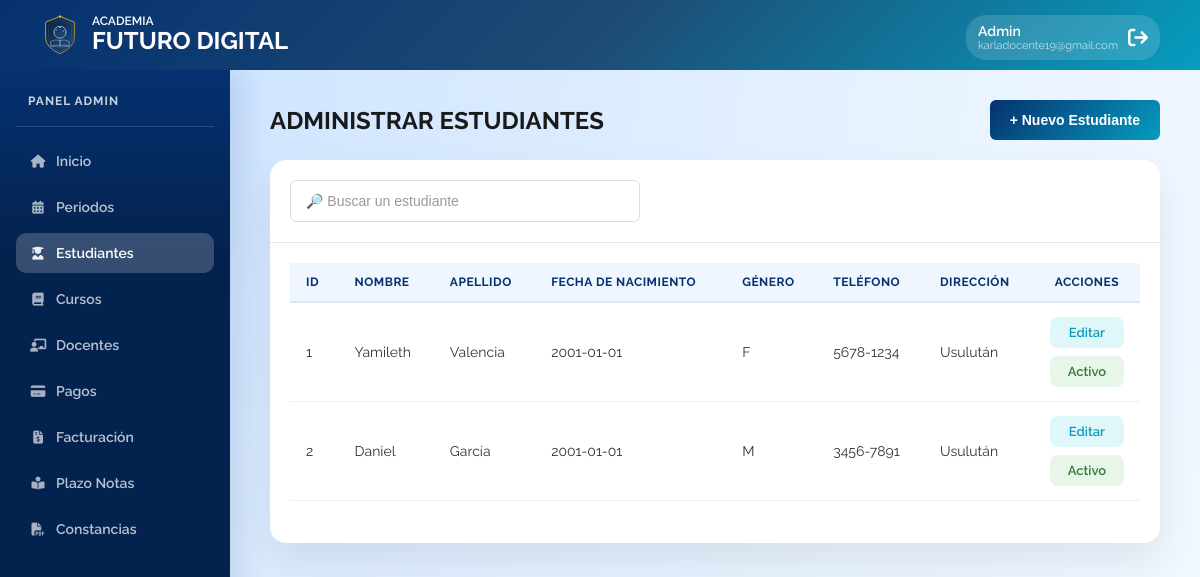
The app's page /admin-estudiantes.php (signed in) with its own data.
### tables this page shows
CREATE TABLE `estudiantes` (
  `id` int PRIMARY KEY NOT NULL AUTO_INCREMENT,
  `usuario_id` int NOT NULL,
  `fecha_nacimiento` date DEFAULT NULL,
  `genero` char(1) DEFAULT NULL,
  `telefono` varchar(20) DEFAULT NULL,
  `direccion` varchar(200) DEFAULT NULL,
  UNIQUE KEY `usuario_id` (`usuario_id`),
  CONSTRAINT `fk_estudiantes_1` FOREIGN KEY (`usuario_id`) REFERENCES `usuarios` (`id`)
);

CREATE TABLE `usuarios` (
  `id` int PRIMARY KEY NOT NULL AUTO_INCREMENT,
  `nombre` varchar(100) NOT NULL,
  `apellido` varchar(100) NOT NULL,
  `correo` varchar(120) NOT NULL,
  `password_hash` varchar(255) NOT NULL,
  `estado` tinyint(1) DEFAULT '1',
  `rol_id` int NOT NULL,
  UNIQUE KEY `correo` (`correo`),
  KEY `rol_id` (`rol_id`),
  CONSTRAINT `fk_usuarios_1` FOREIGN KEY (`rol_id`) REFERENCES `roles` (`id`)
);

### mostrar-tabla-estudiantes.php (the view)
<?php
include('includes/conexion.php');
$sql = "SELECT
    u.id AS usuario_id,
    e.id AS estudiante_id,
    u.nombre,
    u.apellido,
    u.correo,
    u.password_hash,
    u.estado,
    e.fecha_nacimiento,
    e.genero,
    e.telefono,
    e.direccion
    FROM estudiantes e
    INNER JOIN usuarios u ON e.usuario_id = u.id
    WHERE u.rol_id = 2";
$resultado = mysqli_query($conexion, $sql);
if (mysqli_num_rows($resultado) > 0 ){
?>
    <table class="data-table mobile-cards">
        <thead>
            <tr>
                <th>ID</th>
                <th>Nombre</th>
                <th>Apellido</th>
                <th>Fecha de Nacimiento</th>
                <th>Género</th>
                <th>Teléfono</th>
                <th>Dirección</th>
                <th>Acciones</th>
            </tr>
        </thead>
        <tbody>
            <?php while($fila = mysqli_fetch_assoc($resultado)){ ?>
            <tr data-id="<?php echo $fila['usuario_id']; ?>">
                <td data-label="ID"><?php echo $fila['estudiante_id']; ?></td>
                <td data-label="Nombre"><?php echo htmlspecialchars($fila['nombre']); ?></td>
                <td data-label="Apellido"><?php echo htmlspecialchars($fila['apellido']); ?></td>
                <td data-label="Fecha Nac."><?php echo htmlspecialchars($fila['fecha_nacimiento']); ?></td>
                <td data-label="Género"><?php echo htmlspecialchars($fila['genero']); ?></td>
                <td data-label="Teléfono"><?php echo htmlspecialchars($fila['telefono']); ?></td>
                <td data-label="Dirección"><?php echo htmlspecialchars($fila['direccion']); ?></td>
                <td data-label="Acciones" class="acciones-cell">
                    <div class="acciones-texto">
                        <a
                            href="#"
                            class="link-accion abrir-modal-estudiante"
                            data-usuario_id="<?php echo $fila['usuario_id']; ?>"
                            data-estudiante_id="<?php echo $fila['estudiante_id']; ?>"
                            data-nombre="<?php echo htmlspecialchars($fila['nombre']); ?>"
                            data-apellido="<?php echo htmlspecialchars($fila['apellido']); ?>"
                            data-fecha_nacimiento="<?php echo htmlspecialchars($fila['fecha_nacimiento']); ?>"
                            data-genero="<?php echo htmlspecialchars($fila['genero']); ?>"
                            data-telefono="<?php echo htmlspecialchars($fila['telefono']); ?>"
                            data-direccion="<?php echo htmlspecialchars($fila['direccion']); ?>"
                            data-correo="<?php echo htmlspecialchars($fila['correo']); ?>"
                            data-password_hash="<?php echo htmlspecialchars($fila['password_hash']); ?>"
                            data-estado="<?php echo htmlspecialchars($fila['estado']); ?>"
                            onclick="return false;"
                        >
                            Editar
                        </a>
                        <a
                            href="#"
                            class="link-accion btn-toggle-estado <?php echo ($fila['estado'] == 'Activo' || $fila['estado'] == 1) ? 'estado-activo' : 'estado-inactivo'; ?>"
                            data-usuario_id="<?php echo $fila['usuario_id']; ?>"
                        >
                            <?php echo ($fila['estado'] == 'Activo' || $fila['estado'] == 1) ? 'Activo' : 'Inactivo'; ?>
                        </a>
                    </div>
                </td>
            </tr>
            <?php } ?>
        </tbody>
    </table>
<?php
} else {
    echo '<div class="mensaje-vacio">No hay estudiantes registrados.</div>';
}
?>

### css/stylesAdmin.css (style rules this page uses)
:root { --primary-blue: #053170; --secondary-blue: #1D4B73; --accent-teal: #069DBF; --accent-teal-light: #e0f7fa; --accent-teal-hover: #057a96; --bg-main: radial-gradient(circle at top left, #c7e0ff, #eaf4ff, #ffffff); --header-gradient: linear-gradient(135deg, #053170, #1D4B73, #069DBF); --btn-gradient: linear-gradient(135deg, #053170, #069DBF); --danger: #e74c3c; --danger-light: #fee2e2; --success: #27ae60; --success-light: #d1fae5; --success-dark: #065f46; --text-main: #1a1a1a; --text-muted: #666; --border-light: #e5e5e5; --border-focus: #dde3ec; --card-shadow: 0 20px 40px rgba(0, 0, 0, 0.08); --modal-overlay: rgba(5, 49, 112, 0.5); --blue-light: #e0f0ff; }
* { margin: 0; padding: 0; box-sizing: border-box; }
.raleway-all { font-family: "Raleway", sans-serif; font-optical-sizing: auto; font-weight: 400; font-style: normal; }
body { background: var(--bg-main); background-size: 100% 200%; font-family: "Raleway", sans-serif; min-height: 100vh; }
.data-table { width: 100%; border-collapse: collapse; font-size: 14px; }
.data-table thead th { background: #f0f6ff; color: var(--primary-blue); font-weight: 700; font-size: 12px; text-transform: uppercase; letter-spacing: 0.5px; padding: 12px 16px; text-align: left; border-bottom: 2px solid #dde8f5; }
.data-table tbody tr { border-bottom: 1px solid #f0f0f0; transition: background 0.2s; }
.data-table tbody td { padding: 14px 16px; color: #333; vertical-align: middle; white-space: nowrap; overflow-wrap: break-word; }
.data-table thead th:last-child, .data-table tbody td:last-child { text-align: center; white-space: nowrap; }
.link-accion { font-size: 13px; font-weight: 600; text-decoration: none; padding: 8px 14px; border-radius: 8px; transition: all 0.2s; white-space: nowrap; flex-shrink: 0; display: flex; align-items: center; justify-content: center; gap: 6px; }
.acciones-texto { display: flex; flex-direction: column; gap: 8px; align-items: stretch; justify-content: center; }
.link-accion.abrir-modal-estudiante, .link-accion.abrir-modal-docente, .link-accion.abrir-modal-periodo, .link-accion.abrir-modal-plazo, .link-accion.abrir-modal-curso { color: var(--accent-teal); background: var(--accent-teal-light); }
.estado-activo { background-color: #e8f5e9 !important; color: #2e7d32 ; }
@media (min-width: 769px) { .data-table tbody td { white-space: normal; } }
@media (min-width: 769px) { .data-table tbody td:nth-child(2), .data-table tbody td:nth-child(3), .data-table tbody td:nth-child(4), .data-table tbody td:nth-child(8) { white-space: normal; max-width: 200px; } }
@media (min-width: 769px) { .data-table td:nth-child(3), .data-table td:nth-child(4), .data-table td:nth-child(7), .data-table td:nth-child(8) { white-space: normal !important; word-wrap: break-word !important; max-width: 180px !important; text-overflow: ellipsis; } }

### records on screen
estudiantes: id "1", usuario.nombre "Yamileth", usuario.apellido "Valencia", fecha_nacimiento "2001-01-01", genero "F", telefono "5678-1234", direccion "Usulután"
estudiantes: id "2", usuario.nombre "Daniel", usuario.apellido "García", fecha_nacimiento "2001-01-01", genero "M", telefono "3456-7891", direccion "Usulután"

### other values on screen
$_SESSION["usuario"] "karladocente19@gmail.com"
